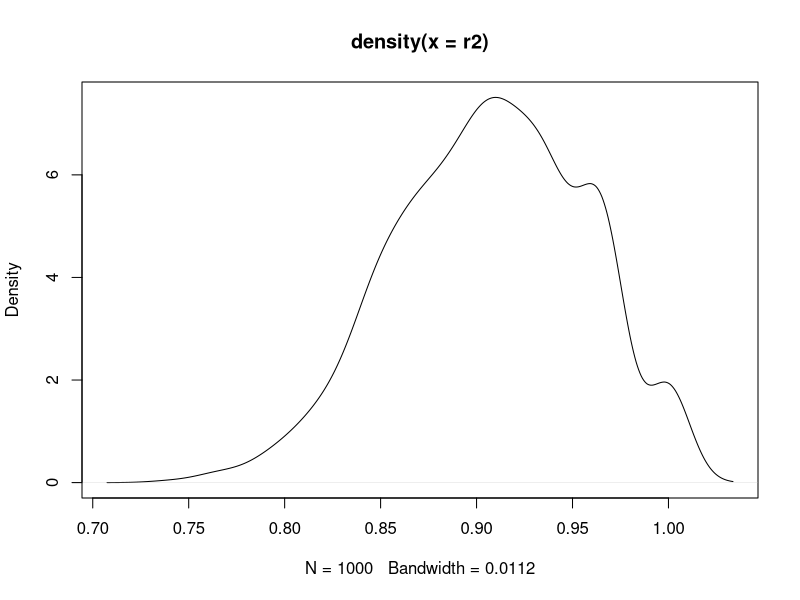
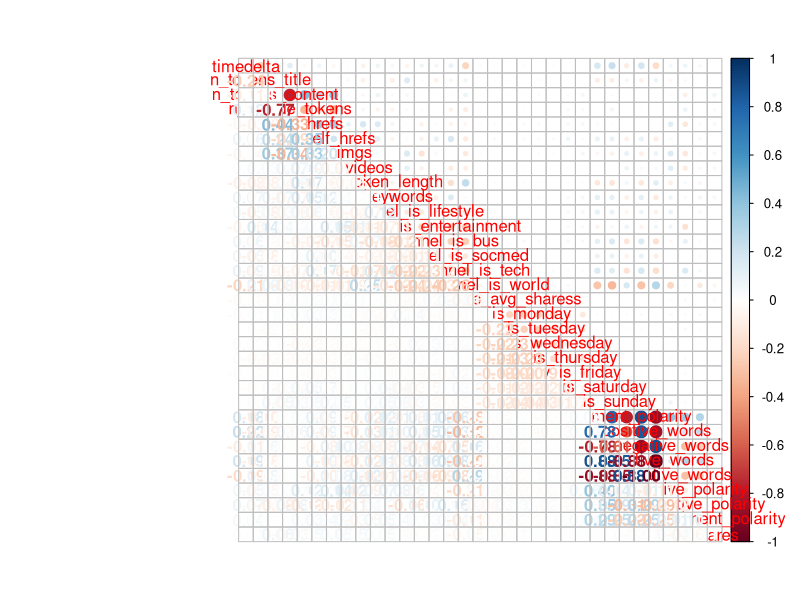
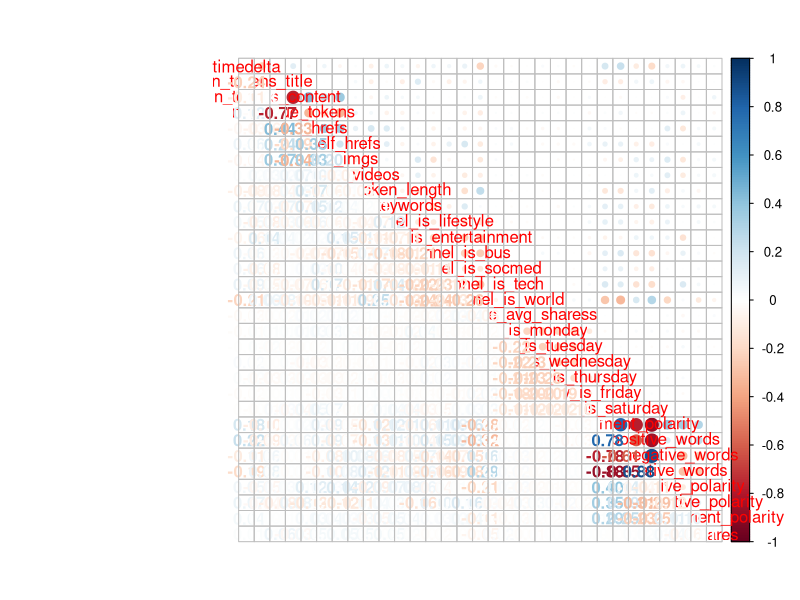
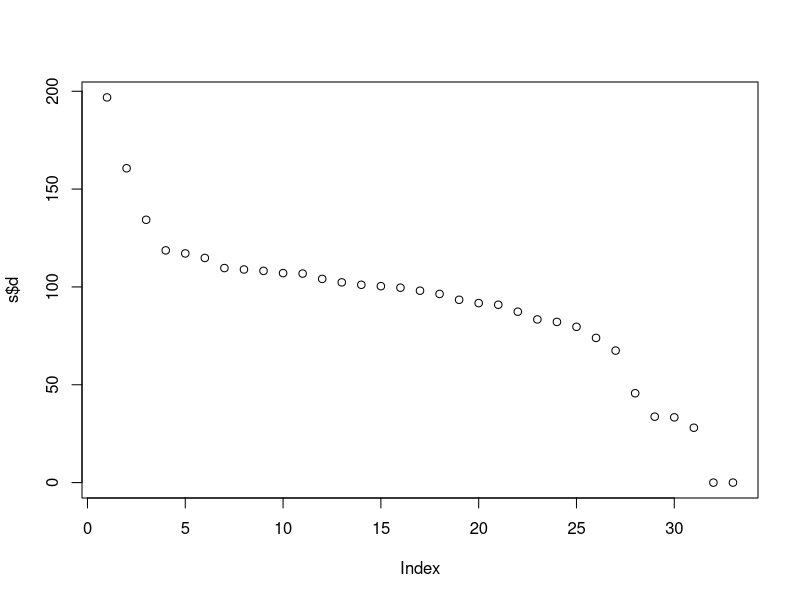
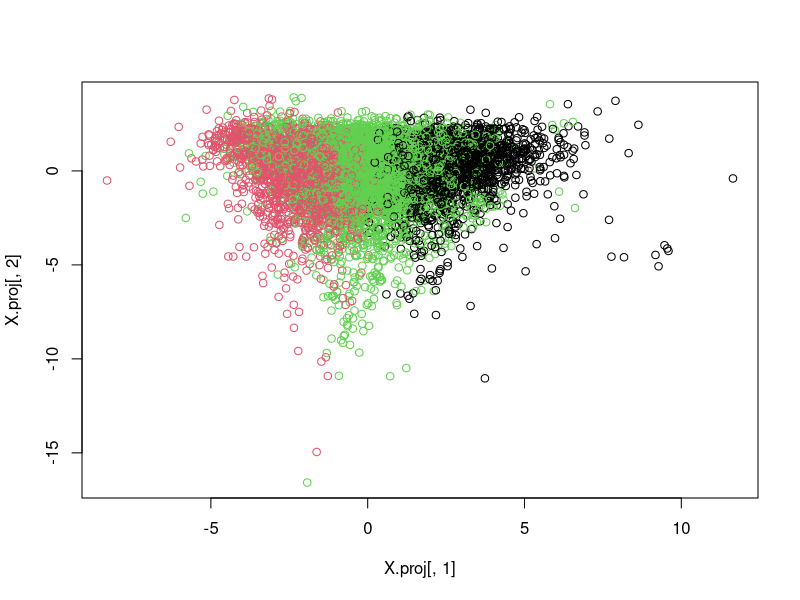
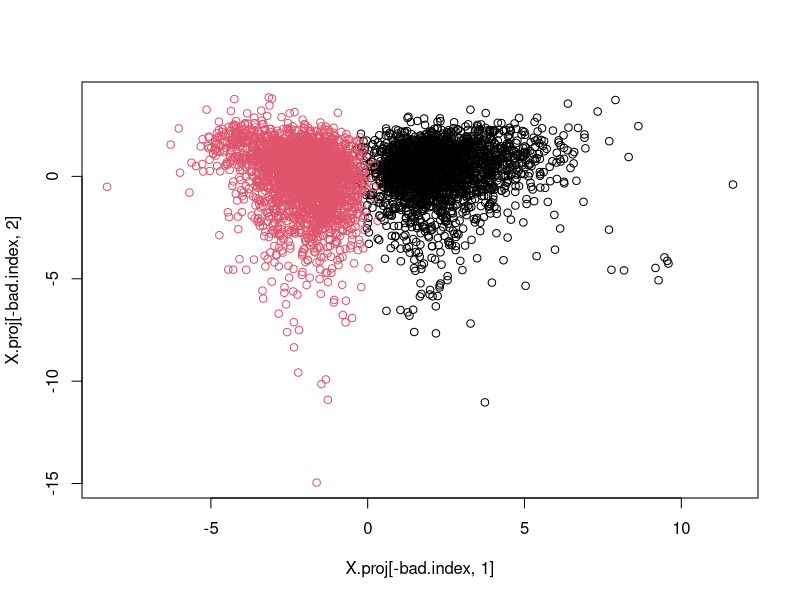

These figures' R source, in order:
library(lattice)
library(e1071)
set.seed(123)
online.news.popularity <- read.csv(file="new_sample_OnlineNewsPopularity.csv",head=TRUE,sep=",")

normalize <- function(x) {
  y <- (x - min(x))/(max(x) - min(x))
  y
}

###################################################
### 1. Build multiple linear regression         ###
###################################################
n <- ncol(online.news.popularity)
data <- online.news.popularity[,-c(1,2,n)]
data <- transform(data, num_hrefs = log(num_hrefs), num_self_hrefs = log(num_self_hrefs),
                  self_reference_avg_sharess = log(self_reference_avg_sharess),
                  shares = log(shares), n_tokens_content = log(n_tokens_content))
data[data == -Inf] = -4000
data.nrm <- as.data.frame(apply(data, MARGIN = 2, normalize))



min.model <- lm(num_hrefs~1, data=data)
max.model <- lm(num_hrefs~., data=data)
bidir.model <- step(min.model,  scope=list(upper=max.model), data = data, direction = "both", trace = 0)

min.model.nrm <- lm(num_hrefs~1, data=data.nrm)
max.model.nrm <- lm(num_hrefs~., data=data.nrm)
bidir.model.nrm <- step(min.model.nrm,  scope=list(upper=max.model.nrm), data = data.nrm, direction = "both", trace = 0)

summary(bidir.model)
summary(bidir.model.nrm)

# fwd.model <- step(min.model,  scope=list(lower=min.model, upper=max.model), direction = "forward", trace = 0)
# bcwd.model <- step(max.model,  data = data, direction = "backward", trace = 0)
# summary(fwd.model)
# summary(bcwd.model)

##############################################
### 2. Determinacy coefficient, its CI     ###
##############################################

alpha = 0.95
mr <- summary(bidir.model)

get.R2.distribution <- function(data, num_iterations, bs_sample_size) {
  sapply(1:num_iterations, function(n) {
    indices <- sample(1:(nrow(data)), bs_sample_size, replace = TRUE)
    bs.data <- data[indices,]
    mr <- lm(num_hrefs ~ n_tokens_content + num_self_hrefs + n_unique_tokens + 
         global_rate_positive_words + timedelta + avg_positive_polarity + 
         average_token_length + data_channel_is_entertainment, data = bs.data)
    summary(mr)$adj.r.squared
  })
}

r2 <- get.R2.distribution(data, 1000,1000)
plot(density(r2))

CI_R2 <- c(quantile(r2, probs = (1 - alpha)/2), 
           quantile(r2, probs = (1 + alpha)/2))

CI_R2
mr$adj.r.squared

#############################################
### 3. Linear, Fisher discriminant rule   ###
#############################################

n <- ncol(online.news.popularity)
data <- online.news.popularity[,-c(1,2,n)]
data <- subset(data, n_tokens_content > 0)

data <- apply(data, MARGIN = 2,  function(x) {
  y <- (x - mean(x))/sd(x)
  y
})

data <- data.frame(data)

# colnames(data)[25:29]
# # 1  -  strongly negative articles
# # 2  -  strongly positive articles
# # 3  -  neutral articles
label <- ifelse(data[,25] < 0 & data[,26] < 0 & data[,27] > 0 & data[,28] < 0 & data[,29] > 0,1,
        ifelse(data[,25] > 0 & data[,26] > 0 & data[,27] < 0 & data[,28] > 0 & data[,29] < 0, 2, 3))
bad.index <- which(label == 3)

# plot(X.proj[-bad.index,1], X.proj[-bad.index,2], col = label[-bad.index])

data <- data[-bad.index,]
label <- label[-bad.index]

library(MASS)
library(corrplot)

lin_da <- lda(data, label)
corrplot.mixed(cor(data))
data <- data[,-c(24,28)]
corrplot.mixed(cor(data))


data$label <- as.factor(label)

library(caret)

getCVErrorLDA <- function(data, folds) {
  k = length(folds)
  cv.errors <- vector('numeric', k)
  for (i in 1:k) {
    test <- data[folds[[i]],]
    learning <- data[-folds[[i]],]
    fit <- lda(label~., learning)
    cv.errors[i] <- sum(predict(fit, test)$class != test$label) / length(folds[[i]])
  }
  cv.errors
}


getFisherVector <- function(data) {
  data$label <- as.numeric(data$label)
  v <- -apply(aggregate(data, by = list(data$label), mean), 2, diff)[-c(1,33)]
  sample1 <- subset(data, label == 1)[,-32]
  sample2 <- subset(data, label == 2)[,-32]
  W <- ( nrow(sample1) * cov(sample1) + nrow(sample2) * cov(sample2) ) / (nrow(data) - 2)
  vect <- solve(W) %*% t(t(v))
  list(vect = vect, score = mean(c(sum(vect * colMeans(sample1)), sum(vect * colMeans(sample2)))))
}

predictFisherDA <- function(fisher_vector, element) {
  ifelse(t(t(element)) %*% t(t(fisher_vector$vect)) > fisher_vector$score, 1, 2)
}

getCVErrorFisher <- function(data, folds) {
  k = length(folds)
  cv.errors <- vector('numeric', k)
  for (i in 1:k) {
    test <- data[folds[[i]],]
    learning <- data[-folds[[i]],]
    fit <- getFisherVector(learning)
    cv.errors[i] <- sum(predictFisherDA(fit, test[,-32]) != test$label) / length(folds[[i]])
  }
  cv.errors
}


folds <- createFolds(y = 1:nrow(data), k = 2)

mean(getCVErrorLDA(data,folds))
mean(getCVErrorFisher(data,folds))


folds <- createFolds(y = 1:nrow(data), k = 10)

mean(getCVErrorLDA(data,folds))
mean(getCVErrorFisher(data,folds))


######################
### 0. PCA plots   ###
######################



n <- ncol(online.news.popularity)
data <- online.news.popularity[,-c(1,2,n)]
data <- subset(data, n_tokens_content > 0)

data <- apply(data, MARGIN = 2,  function(x) {
  y <- (x - mean(x))/sd(x)
  y
})

data <- as.matrix(data)

s <- svd(data)
u <- s$u[,1:2]
v <- s$v[,1:2]
X.proj <- data %*% v
plot(s$d)

data <- data.frame(data)

colnames(data)[25:29]
# # 1  -  strongly negative articles
# # 2  -  strongly positive articles
# # 3  -  neutral articles
label <- ifelse(data[,25] < 0 & data[,26] < 0 & data[,27] > 0 & data[,28] < 0 & data[,29] > 0,1,
                ifelse(data[,25] > 0 & data[,26] > 0 & data[,27] < 0 & data[,28] > 0 & data[,29] < 0, 2, 3))
bad.index <- which(label == 3)

plot(X.proj[,1], X.proj[,2], col = label)
plot(X.proj[-bad.index,1], X.proj[-bad.index,2], col = label[-bad.index])



